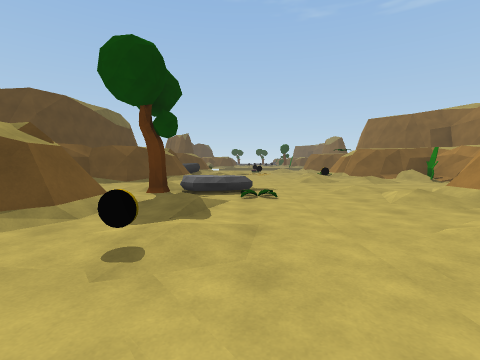
view 1 (above)

15 first-person views from a walk through a Unity game level. The camera is 1.2 m above the floor, tilts 4° down and sees 85° across. The floor is counted in squares, 2 m on a side. Each view is taken from the middle of a square. On the plan, view 1 faces up. The plan holds only what a view shows up to about 9 squares ahead; the rest is blank. The place goes on beyond the plan. Some surface patterns are stand-ins.

view 2
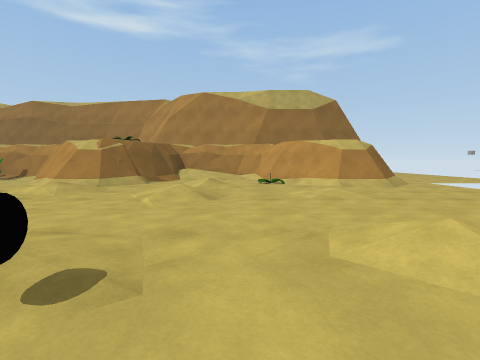

view 3
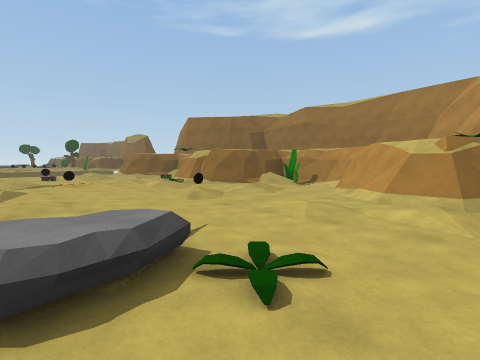

view 4
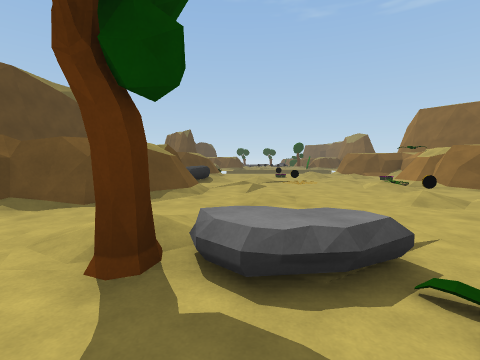

view 5
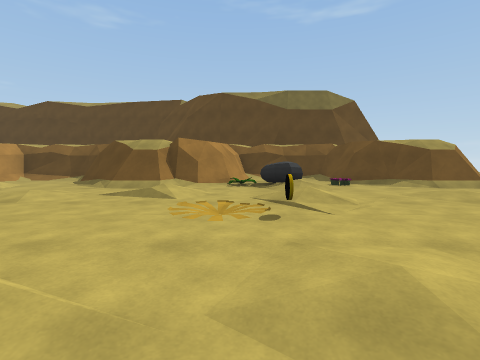

view 6
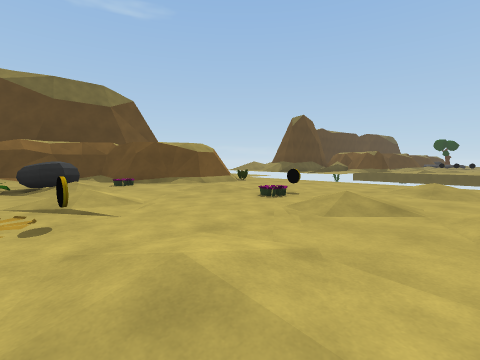

view 7
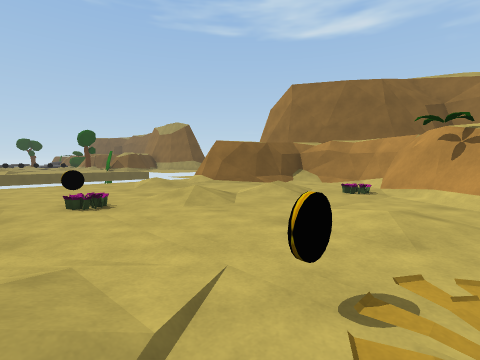

view 8
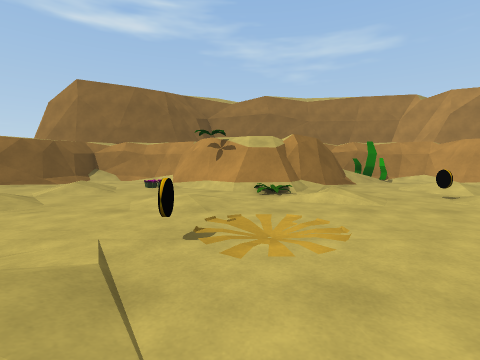

view 9
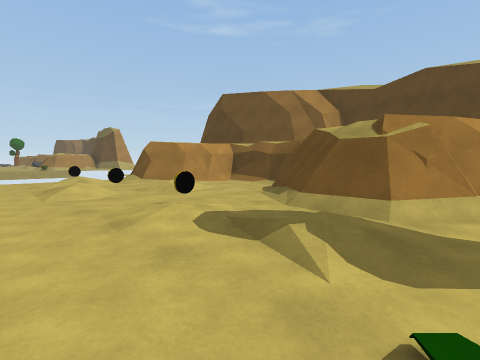

view 10
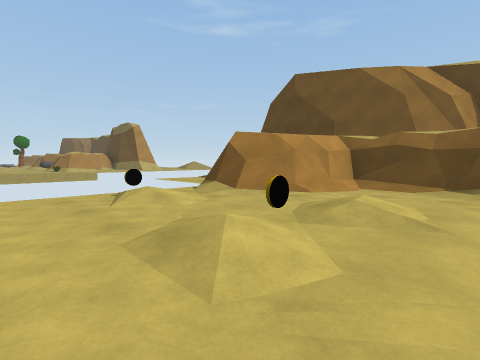

view 11
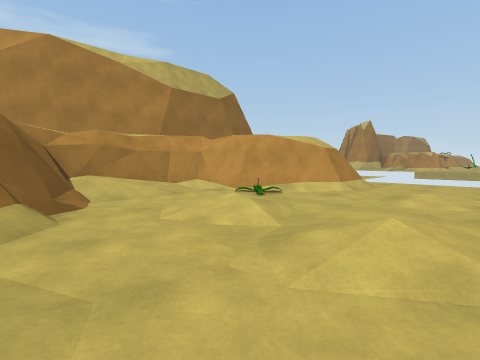

view 12
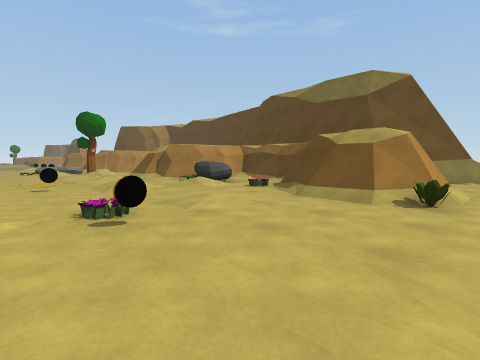

view 13
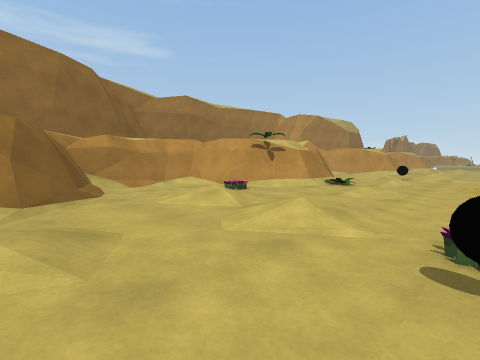

view 14
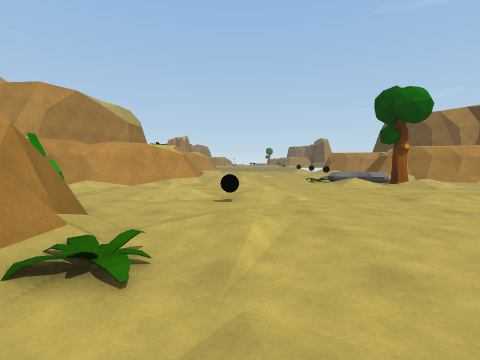

view 15
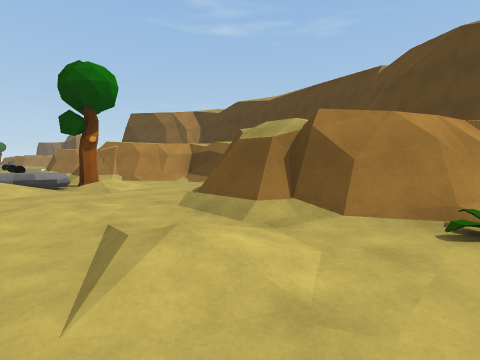

### Floor plan
Key: @ floor where view 1 was taken; # wall or solid block; . main floor; : floor 0.25 m higher than the main floor; + floor 0.5 m higher than the main floor; / step, stairs or slope; = window, fence, low wall or low ledge; ^ raised ledge; O other object.
Columns run from 7 left of view 1 to 8 right of it. Each row starts with its distance up from view 1.
 20 =...........#
 19 #..##O....+.##
 18    ##/..O....###
 17    ##.::O::.../#
 16   ##O....:./:.##
 15   #:.:......O:##
 14   #:O::+O.:.:##
 13   ##O...O...##
 12    ##.:...:O##
 11     #=:...:.###
 10     #/....O../#
  9   ###.:..::/:.#
  8   #...........#
  7   #..:.:.....##
  6   #..OOO..:.##
  5   ###..O..:.##
  4     #=+...:.###
  3     #/......./^#
  2   ###.O..::/::/#
  1   #..........:##
  0   #..+O@..:.O##
 -1   #....:..:.##
 -2   ###.......#
 -3     #.:.....#
 -4     #.O.......
 -5              ..
 -6              ..

Positions as (right, up) in squares from view 1, and headings:
1: (0, 0), facing up
2: (-2, 1), facing right
3: (-1, 4), facing up-right
4: (-1, 4), facing up
5: (4, 13), facing left
6: (4, 13), facing up-left
7: (0, 13), facing up-right
8: (-1, 13), facing right
9: (1, 5), facing down-left
10: (1, 1), facing down-left
11: (2, 4), facing down-right
12: (2, 20), facing down-left
13: (1, 19), facing down-right
14: (3, 14), facing down
15: (0, 13), facing down-left
